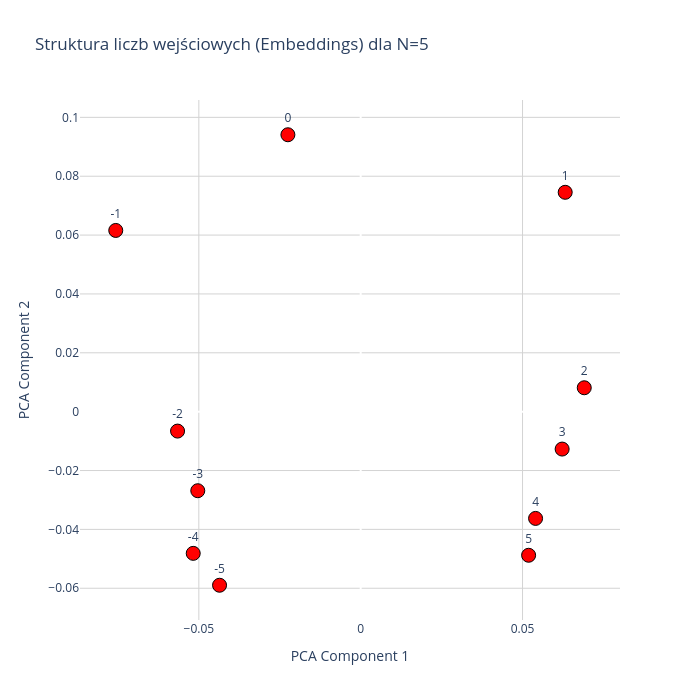

Here is the notebook cell this chart was saved with:
### Code cell
model, N = GetModelFromConfig("")

model_path = r"checkpoint_epoch_2000.pt"

checkpoint = torch.load(model_path, map_location="cpu")

model_weights = checkpoint["model_state_dict"]
model.load_state_dict(model_weights)

plot_input_only_plotly(model, N=N)

### Figure 1 — Plotly figure (JSON) as saved in the notebook; plotly's stock layout.template omitted (floating-point values rounded to 4 significant figures)
{"data": [{"hoverinfo": "text", "hovertext": ["Wartość wejściowa: -5<br>Index w embed: 45", "Wartość wejściowa: -4<br>Index w embed: 46", "Wartość wejściowa: -3<br>Index w embed: 47", "Wartość wejściowa: -2<br>Index w embed: 48", "Wartość wejściowa: -1<br>Index w embed: 49", "Wartość wejściowa: 0<br>Index w embed: 50", "Wartość wejściowa: 1<br>Index w embed: 51", "Wartość wejściowa: 2<br>Index w embed: 52", "Wartość wejściowa: 3<br>Index w embed: 53", "Wartość wejściowa: 4<br>Index w embed: 54", "Wartość wejściowa: 5<br>Index w embed: 55"], "marker": {"color": "red", "line": {"color": "black", "width": 1}, "size": 14}, "mode": "markers+text", "text": ["-5", "-4", "-3", "-2", "-1", "0", "1", "2", "3", "4", "5"], "textposition": "top center", "type": "scatter", "x": [-0.0436, -0.05173, -0.05033, -0.05657, -0.07566, -0.02248, 0.06318, 0.06906, 0.06223, 0.05403, 0.05188], "y": [-0.05898, -0.04814, -0.02686, -0.006592, 0.06158, 0.09409, 0.07454, 0.008125, -0.0127, -0.03627, -0.04879]}], "layout": {"height": 700, "plot_bgcolor": "white", "title": {"text": "Struktura liczb wejściowych (Embeddings) dla N=5"}, "width": 700, "xaxis": {"gridcolor": "lightgray", "showgrid": true, "title": {"text": "PCA Component 1"}}, "yaxis": {"gridcolor": "lightgray", "showgrid": true, "title": {"text": "PCA Component 2"}}}}
